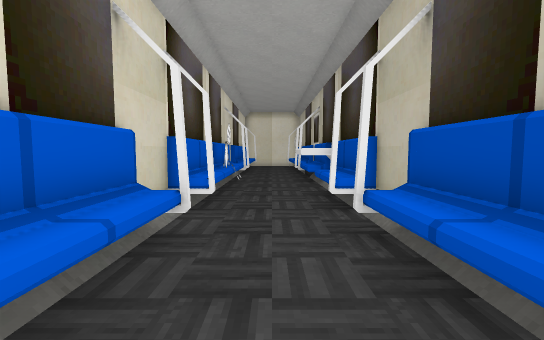
[1] (above)

12 first-person views from a walk through a 3-D level made in the Godot game engine. The camera is 1.4 m above the floor, tilts 4° down and sees 90° across. The floor is counted in squares, 1 m on a side. Each view is taken from the middle of a square. On the plan, view 1 faces up. The plan holds only what a view shows up to about 13 squares ahead; the rest is blank. The place goes on beyond the plan.

[2]
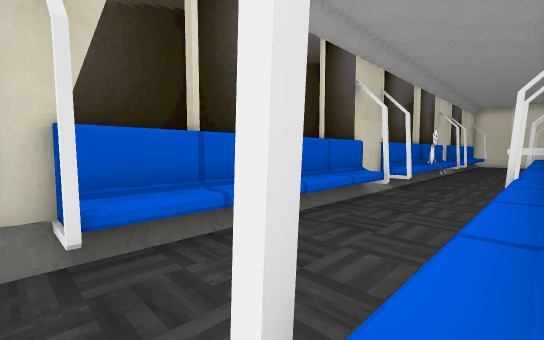

[3]
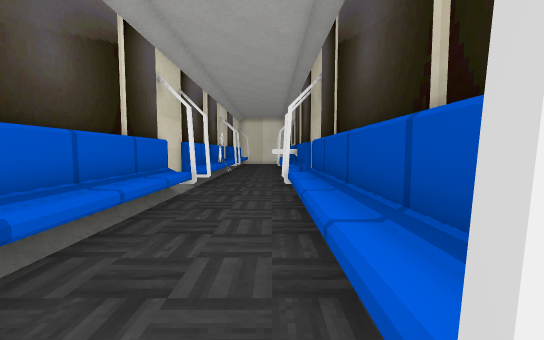

[4]
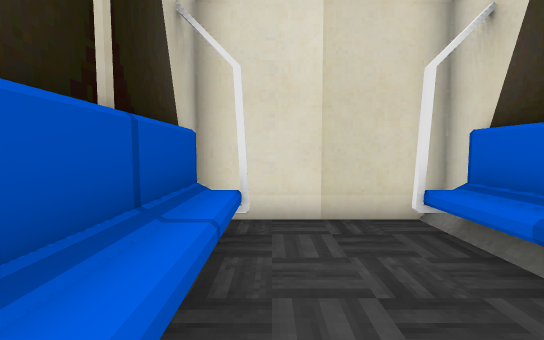

[5]
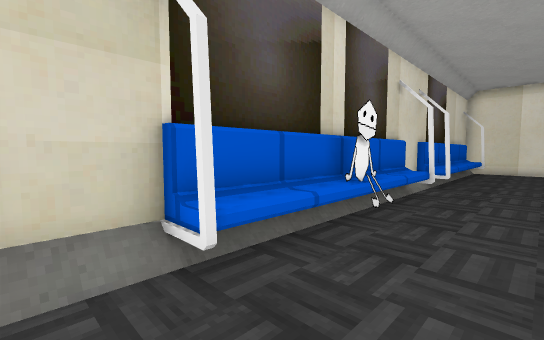

[6]
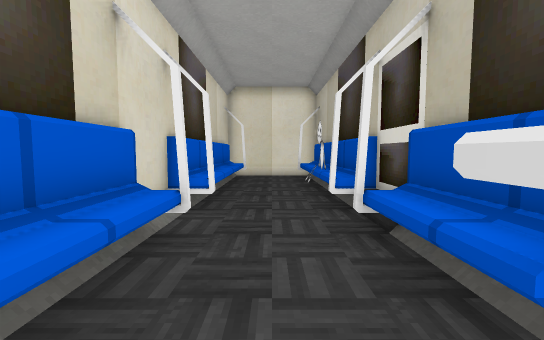

[7]
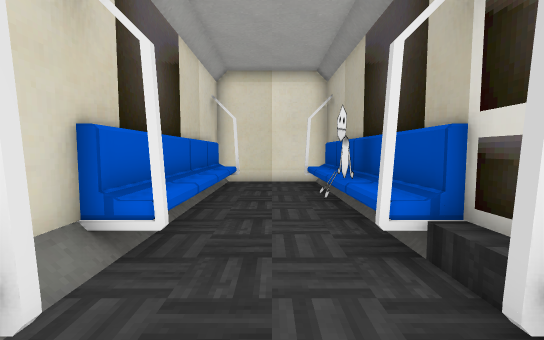

[8]
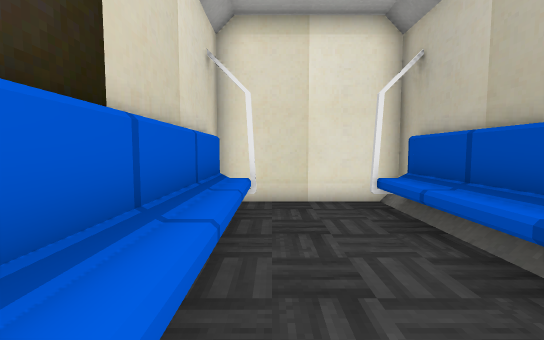

[9]
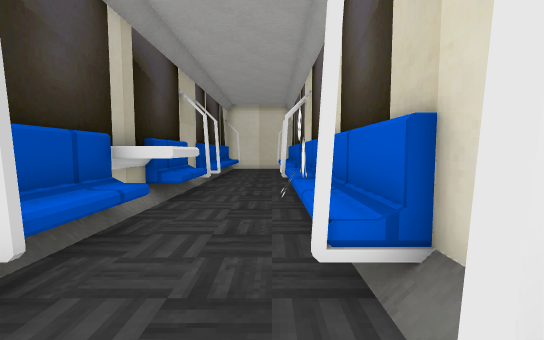

[10]
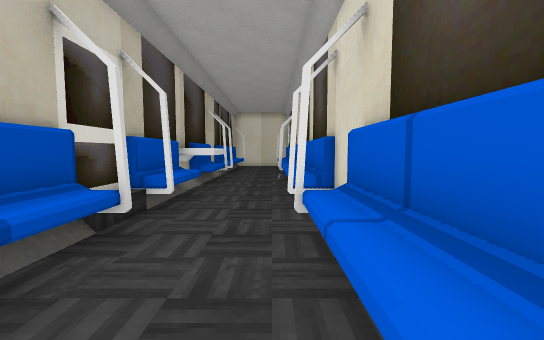

[11]
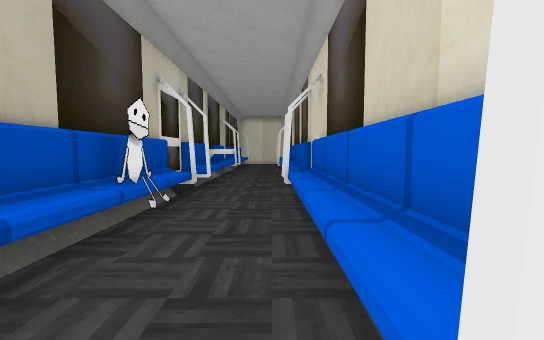

[12]
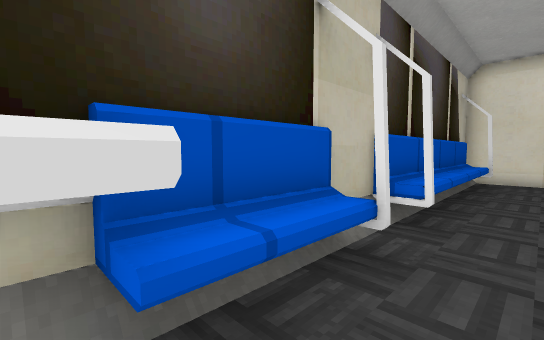

### Floor plan
Key: @ floor where view 1 was taken; # wall or solid block; . main floor; : floor 0.75 m higher than the main floor; = window, fence, low wall or low ledge; ^ raised ledge; O other object.
Columns run from 3 left of view 1 to 3 right of it. Each row starts with its distance up from view 1.
 26  ######
 25 ##....#
 24 #:...=#
 23 #:...##
 22 #:...#
 21 #:...#
 20 #:..=#
 19 #:..=#
 18 #:..=##
 17 #=...##
 16 #....O#
 15 #=...O#
 14 #O...##
 13 #O...#^
 12 ##...#
 11 ##=.^^^
 10  #=.^^^
  9  #=..#^
  8  #...#
  7 #^...^#
  6 #.....#
  5 #=....#
  4 #:...=#
  3 #:...##
  2 #:...#
  1 #:...#
  0 #:.@.#
 -1 #:...#
 -2 #:...#
 -3 #=...^#
 -4 #.....#
 -5 #######

Positions as (right, up) in squares from view 1, and headings:
1: (0, 0), facing up
2: (2, -4), facing up-left
3: (1, -4), facing up
4: (1, 1), facing down
5: (1, 5), facing up-left
6: (0, 10), facing up
7: (0, 13), facing up
8: (-1, 18), facing up
9: (-1, 17), facing down
10: (-1, 21), facing down
11: (-1, 25), facing down
12: (0, 10), facing down-right
